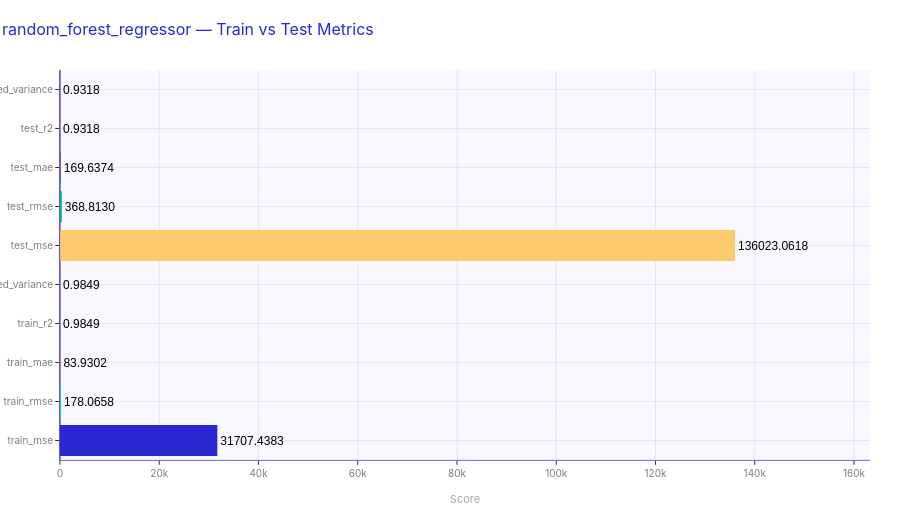
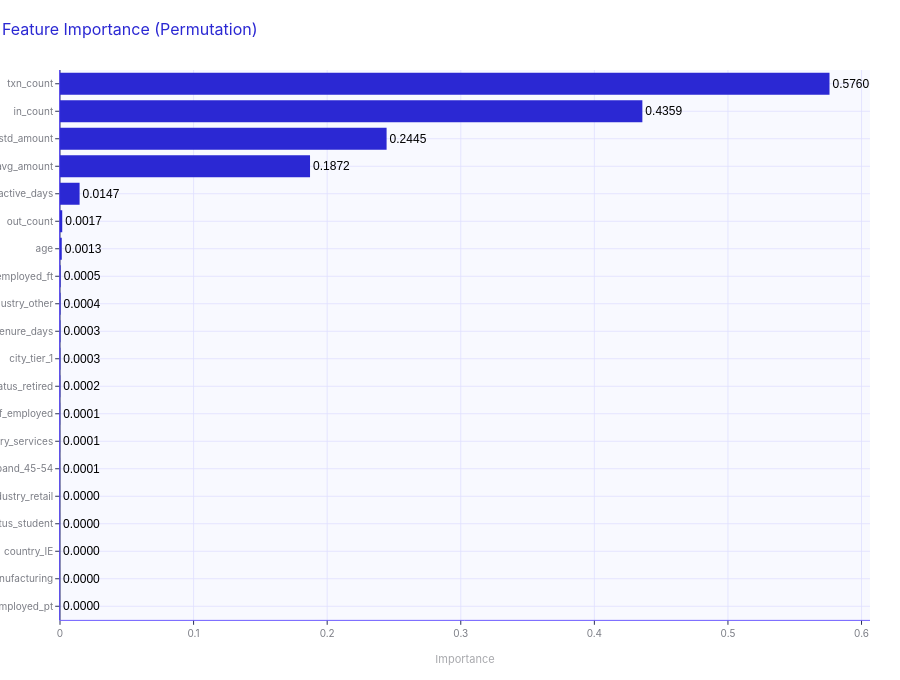

The notebook cell saved with these charts, in order:
### Code cell
best_income = g_income.experiment.best(metric="r2")
best_income.summary()
best_income.plot()

imp_inc = g_income.explain(result=best_income, compute_shap=True, compute_permutation=True)
imp_inc.summary()
imp_inc.plot()

### Figure 1 — Plotly figure (JSON) as saved in the notebook; plotly's stock layout.template omitted (floating-point values rounded to 4 significant figures)
{"data": [{"marker": {"color": ["#2b28d3", "#00e6b3", "#ff6b35", "#a29bfe", "#fd79a8", "#fdcb6e", "#00b894", "#636e72", "#2b28d3", "#00e6b3"]}, "orientation": "h", "text": ["31707.4383", "178.0658", "83.9302", "0.9849", "0.9849", "136023.0618", "368.8130", "169.6374", "0.9318", "0.9318"], "textposition": "outside", "type": "bar", "x": [31710.0, 178.1, 83.93, 0.9849, 0.9849, 136000.0, 368.8, 169.6, 0.9318, 0.9318], "y": ["train_mse", "train_rmse", "train_mae", "train_r2", "train_explained_variance", "test_mse", "test_rmse", "test_mae", "test_r2", "test_explained_variance"]}], "layout": {"font": {"color": "black", "family": "Arial, sans-serif", "size": 12}, "height": 520, "legend": {"bgcolor": "white", "bordercolor": "#4934ff", "borderwidth": 1}, "margin": {"b": 60, "l": 60, "r": 30, "t": 70}, "paper_bgcolor": "white", "plot_bgcolor": "#f8f9ff", "title": {"font": {"color": "#2b28d3", "size": 16}, "text": "random_forest_regressor — Train vs Test Metrics"}, "xaxis": {"gridcolor": "#e0e0ff", "linecolor": "#4934ff", "range": [0, 163200.0], "showline": true, "title": {"text": "Score"}}, "yaxis": {"gridcolor": "#e0e0ff", "linecolor": "#4934ff", "showline": true}}}

### Figure 2 — Plotly figure (JSON) as saved in the notebook; plotly's stock layout.template omitted (floating-point values rounded to 4 significant figures)
{"data": [{"marker": {"color": "#2b28d3"}, "orientation": "h", "text": ["0.0000", "0.0000", "0.0000", "0.0000", "0.0000", "0.0001", "0.0001", "0.0001", "0.0002", "0.0003", "0.0003", "0.0004", "0.0005", "0.0013", "0.0017", "0.0147", "0.1872", "0.2445", "0.4359", "0.5760"], "textposition": "outside", "type": "bar", "x": [1.943e-05, 2.179e-05, 2.362e-05, 2.762e-05, 3.159e-05, 5.691e-05, 7.109e-05, 0.0001154, 0.0001939, 0.0002645, 0.0003216, 0.0003729, 0.0004637, 0.001315, 0.001669, 0.01466, 0.1872, 0.2445, 0.4359, 0.576], "y": ["employment_status_employed_pt", "industry_manufacturing", "country_IE", "employment_status_student", "industry_retail", "age_band_45-54", "industry_services", "employment_status_self_employed", "employment_status_retired", "city_tier_1", "account_tenure_days", "industry_other", "employment_status_employed_ft", "age", "out_count", "active_days", "avg_amount", "std_amount", "in_count", "txn_count"]}], "layout": {"font": {"color": "black", "family": "Arial, sans-serif", "size": 12}, "height": 680, "legend": {"bgcolor": "white", "bordercolor": "#4934ff", "borderwidth": 1}, "margin": {"b": 60, "l": 60, "r": 30, "t": 70}, "paper_bgcolor": "white", "plot_bgcolor": "#f8f9ff", "title": {"font": {"color": "#2b28d3", "size": 16}, "text": "Feature Importance (Permutation)"}, "xaxis": {"gridcolor": "#e0e0ff", "linecolor": "#4934ff", "showline": true, "title": {"text": "Importance"}}, "yaxis": {"gridcolor": "#e0e0ff", "linecolor": "#4934ff", "showline": true}}}
